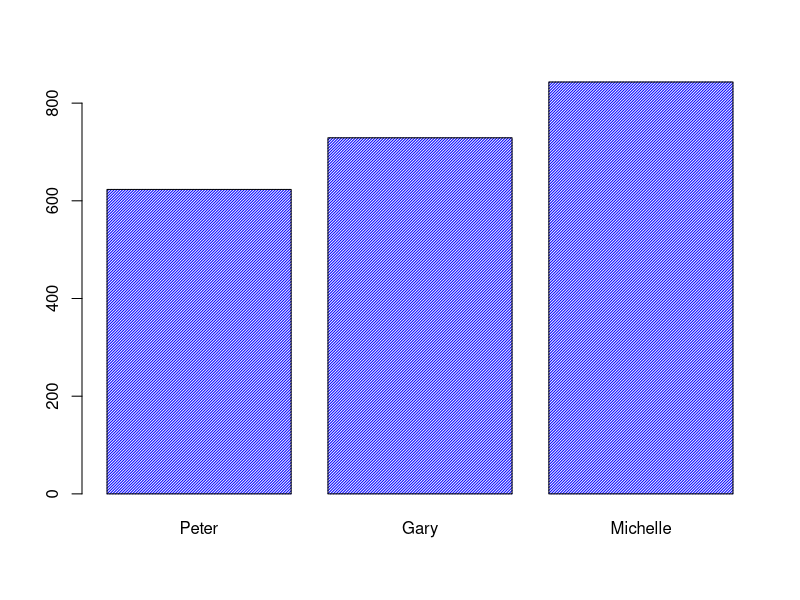
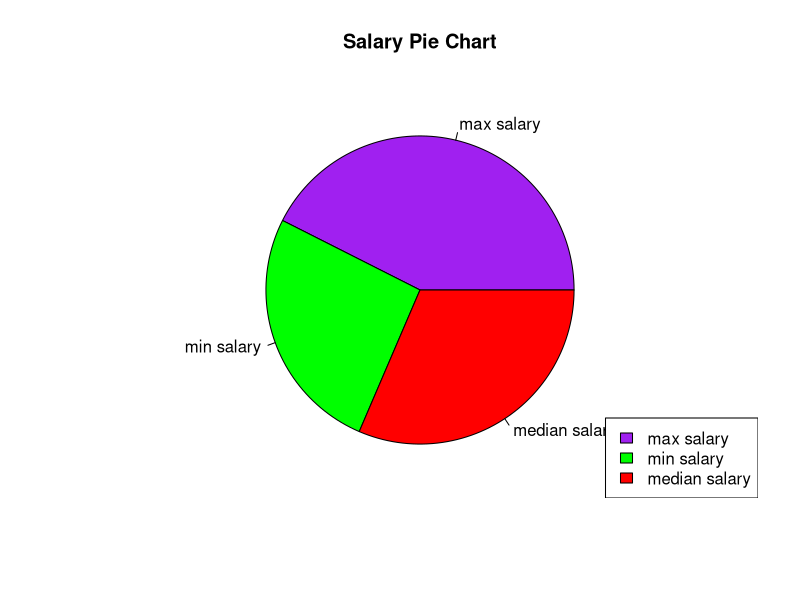

Here is the R script that generated these plots, in order:
#QUESTION 1
matr1.data <- c(7,9,12,2,4,13)
matr2.data <- c(1,7,12,19,2,8,13,20,3,9,14,21)
matr1 <- matrix(matr1.data, nrow=2, ncol=3, byrow=TRUE)
matr2 <- matrix(matr2.data, nrow=3, ncol=4, byrow=TRUE)
matr1
matr2
multmatr <- matr1%*%matr2
multmatr
#QUESTION 2
#part a
Q2Dat <- data.frame(
  id = c(1, 2, 3, 4, 5),
  name = c("Peter", "Amy", "Ryan", "Gary", "Michelle"),
  salary = c(623.30, 515.20, 611.00, 729.00, 843.25)
)
Q2Dat
#part b
department = c("IT", "finance", "computer science", "HR", "accounting")
updated <- cbind(Q2Dat, department)
updated
#part c
updated[c(1,3,5),2:3]
#part d
x <-updated[c(1,4,5),2]
y <- updated[c(1,4,5),3]
barplot(y,names.arg=x, col = "blue", density = 50)
#part e
z <- c(max(updated$salary),min(updated$salary), median(updated$salary))
mylabel <- c("max salary", "min salary", "median salary")
color <- c("purple", "green", "red")
pie(z, label = mylabel, main = "Salary Pie Chart", col = color)
legend("bottomright", mylabel, fill=color)